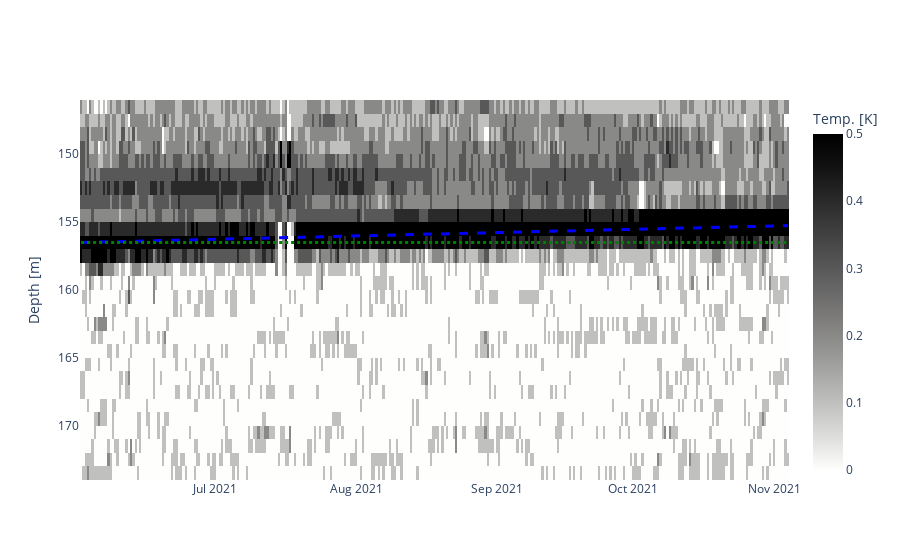

Here is the notebook cell this chart was saved with:
### Code cell
# Calc diff and determine linear curve at that plot
all_diff_columns=[]
number_of_averages=1
for x in resample_data.columns[:-number_of_averages*2]:
    noa=number_of_averages
    x_index=x-resample_data.columns[0]
    col1=resample_data.columns[x_index:x_index+noa]
    col2=resample_data.columns[x_index+noa:x_index+2*noa]
    diff_colum=resample_data[col2].mean(axis=1) - resample_data[col1].mean(axis=1)
    #diff_colum=resample_data[x] - resample_data[x+1]

    all_diff_columns.append(diff_colum)

df_diff=pd.concat(all_diff_columns,axis=1)
df_diff.columns=resample_data.columns[:-number_of_averages*2]+number_of_averages+0.5
df_diff=round(df_diff,1)

# Plot and save
plot_water_rise(df_diff,plot_save=masterthesis_save,linear_curve=[156.5,0.008],title="Diff.",zminmax=[0,0.5],data_type="chan58",show_additional_water_level_info=False)

### Figure 1 — Plotly figure (JSON) as saved in the notebook; plotly's stock layout.template omitted (floating-point values rounded to 4 significant figures; data arrays with more than 128 entries replaced by an {"elided": "..."} marker saying what was removed)
{"data": [{"colorbar": {"title": {"text": "Temp. [K]"}}, "colorscale": [[0, "rgb(0, 0, 0)"], [0.09091, "rgb(16, 16, 16)"], [0.1818, "rgb(38, 38, 38)"], [0.2727, "rgb(59, 59, 59)"], [0.3636, "rgb(81, 80, 80)"], [0.4545, "rgb(102, 101, 101)"], [0.5455, "rgb(124, 123, 122)"], [0.6364, "rgb(146, 146, 145)"], [0.7273, "rgb(171, 171, 170)"], [0.8182, "rgb(197, 197, 195)"], [0.9091, "rgb(224, 224, 223)"], [1, "rgb(254, 254, 253)"]], "name": "Temperature Diff.", "reversescale": true, "type": "heatmap", "x": {"elided": "312 str values"}, "y": [146.5, 147.5, 148.5, 149.5, 150.5, 151.5, 152.5, 153.5, 154.5, 155.5, 156.5, 157.5, 158.5, 159.5, 160.5, 161.5, 162.5, 163.5, 164.5, 165.5, 166.5, 167.5, 168.5, 169.5, 170.5, 171.5, 172.5, 173.5], "yaxis": "y", "z": {"elided": "28x312 float values"}, "zmax": 0.5, "zmin": 0}, {"fillcolor": "blue", "line": {"color": "blue", "dash": "dash", "width": 3}, "name": "line fit", "type": "scatter", "x": {"elided": "312 str values"}, "xaxis": "x", "y": {"elided": "312 float values"}, "yaxis": "y"}, {"fillcolor": "black", "line": {"color": "green", "dash": "dot", "width": 3}, "name": "line horizontal", "type": "scatter", "x": {"elided": "312 str values"}, "xaxis": "x", "y": {"elided": "312 float values"}, "yaxis": "y"}], "layout": {"showlegend": false, "xaxis": {"anchor": "y", "domain": [0, 1]}, "yaxis": {"anchor": "x", "autorange": "reversed", "domain": [0, 1], "title": {"text": "Depth [m]"}}}}
